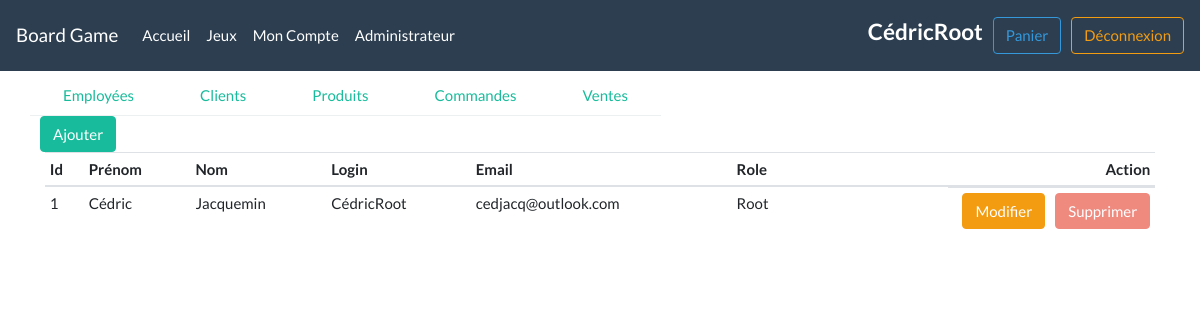
The app's page /admin?case=employee (signed in), older data.
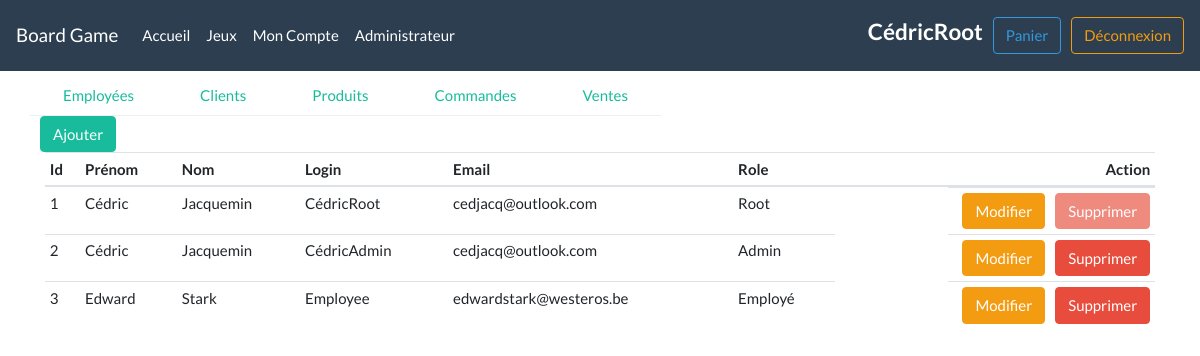
The same page, newer data.
### tables this page shows
CREATE TABLE `users`(
id INT AUTO_INCREMENT PRIMARY KEY,
firstName VARCHAR(50) NOT NULL,
lastName VARCHAR(50) NOT NULL,
login VARCHAR(50) NOT NULL UNIQUE,
passwordUser VARCHAR(100) NOT NULL,
email VARCHAR(100),
roleId INT NOT NULL DEFAULT 4,
FOREIGN KEY (roleId) REFERENCES roles (id)
);

### models/user.php (called while the page is built, shortened)
<?php
class User{
	private $id;
	private $firstName;
	private $lastName;
	private $login;
	private $email;
  private $roleId;
  public static function getAllUsers(int $role){
    $pdo = DataBase::connect();
    if($role == 1){
      $response = $pdo->query("SELECT * FROM users WHERE roleId <= 3");
      $response->setFetchMode( PDO::FETCH_CLASS, "User");
      $data = $response->fetchAll();
    }
    else if($role == 2){
      $response = $pdo->query("SELECT * FROM users WHERE roleId LIKE 4");
      $response->setFetchMode(PDO::FETCH_CLASS, "User");
      $data = $response->fetchAll();
    }
    return $data;
  }
  public static function roleConvert(int $role){
    switch($role){
      case 1:
        return 'Root';
        break;
      case 2:
        return 'Admin';
        break;
      case 3:
        return 'Employé';
        break;
    }
  }
  public function getId(){
    return $this->id;
  }
  public function getFirstName(){
    return $this->firstName;
  }
  public function getLastName(){
    return $this->lastName;
  }
	public function getLogin(){
		return $this->login;
  }
  public function getEmail(){
    return $this->email;
  }
  public function getRoleId(){
    return $this->roleId;
  }
}
?>

### views/employee.php (the view, shortened to what this page needs)
<div class="row">
  <div class="col-0">
<?php
  if($_SESSION['roleId'] <= 2){
    echo '<a href="employee?action=create"><button type="button" class="btn btn-success">Ajouter</button> </a>';
  }
  else {
    echo '<button type="button" class="btn btn-success disabled">Ajouter</button>';
  }
?>
  </div>
</div>
<table class="table table-sm">
  <thead>
    <tr>
      <th scope="col">Id</th>
      <th scope="col">Prénom</th>
      <th scope="col">Nom</th>
      <th scope="col">Login</th>
      <th scope="col">Email</th>
      <th scope="col">Role</th>
      <th scope="col" class="tr-right">Action</th>
    </tr>
  </thead>
  <tbody>
<?php
$row = FALSE;
foreach($user as $line){
  if($row == FALSE){
    echo '<tr> <td>' .
    $line->getId() . '</td> <td>' .
    $line->getFirstName() . '</td> <td>' .
    $line->getLastName() . '</td> <td>' .
    $line->getLogin() . '</td> <td>' .
    $line->getEmail() . '</td> <td>' .
    $role = User::roleConvert($line->getRoleId()) . '</td> <td class="td-right">';
    if($_SESSION['roleId'] <= 2 && $_SESSION['roleId'] <= $line->getRoleId()){
      echo '<a href="employee?action=modify&id='. $line->getId() .'"><button type="button" class="btn btn-warning"> Modifier</button></a>';
    }
    else{
      echo '<button type="button" class="btn btn-warning disabled"> Modifier</button>';
    }
    if($_SESSION['login'] != $line->getLogin() && $_SESSION['roleId'] <= $line->getRoleId() && $_SESSION['roleId'] != 3){
      echo '<a href="employee?action=delete&id='. $line->getId() .'"><button type="button" class="btn btn-danger"> Supprimer</button></a>';
    }
    else {
      echo '<button type="button" class="btn btn-danger disabled"> Supprimer</button>';
    }
    echo '</td> </tr>';
  }
  if($row == TRUE){
    echo '<tr> <td>' .
    $line->getId() . '</td> <td>' .
    $line->getFirstName() . '</td> <td>' .
    $line->getLastName() . '</td> <td>' .
    $line->getLogin() . '</td> <td>' .
    $line->getEmail() . '</td> <td>' .
    $role = User::roleConvert($line->getRoleId()) . '</td> <td class="td-right">';
    if($_SESSION['roleId'] <= 2 && $_SESSION['roleId'] <= $line->getRoleId()){
      echo '<a href="employee?action=modify&id='. $line->getId() .'"><button type="button" class="btn btn-warning"> Modifier</button></a>';
    }
    else{
      echo '<button type="button" class="btn btn-warning disabled"> Modifier</button>';
    }
    if($_SESSION['login'] != $line->getLogin() && $_SESSION['roleId'] <= $line->getRoleId() && $_SESSION['roleId'] != 3){
      echo '<a href="employee?action=delete&id='. $line->getId() .'"><button type="button" class="btn btn-danger"> Supprimer</button></a>';
    }
    else {
      echo '<button type="button" class="btn btn-danger disabled"> Supprimer</button>';
    }
    echo '</td> </tr>';
  }
  if($row == FALSE){
    $row = TRUE;
  }
  else{
    $row = FALSE;
  }
}
?>
  </tbody>
</table>

### index.php (shortened to what this page needs)
<?php
    $cutUri = '/Web/web_php_project';
    $request = str_replace($cutUri, "",$_SERVER['REQUEST_URI']);
    $uri = parse_url($request, PHP_URL_PATH);
    $split_uri = explode('/', $uri);
    $split = array_filter($split_uri);
    if(count($split) === 0 or $split[1] === 'index'){
        $controllers = 'accueil';
    }
    else{
        $controllers = $split[1];
    }
    $path = 'controllers/' . $controllers . '.php';
    if(file_exists($path)){
        require $path;
    }
    else{
        require 'controllers/error.php';
    }
?>

### layout/header.php (shortened to what this page needs)
<!DOCTYPE html>
<html lang="fr">
<head>
    <link rel="stylesheet" href="https://bootswatch.com/4/flatly/bootstrap.min.css">
    <link rel="stylesheet" href="style.css">
</head>
<body>
<nav class="navbar navbar-expand-lg navbar-dark bg-primary" id="menu">
  <a class="navbar-brand" href="accueil">Board Game</a>
  <div class="collapse navbar-collapse" id="navbarColor01">
    <ul class="navbar-nav mr-auto">
      <li class="nav-item">
        <a class="nav-link" href="accueil">Accueil</a>
      </li>
      <li class="nav-item">
        <a href="games" class="nav-link">Jeux</a>
      </li>
      <?php
        if(!empty($_SESSION['roleId'])){
          echo '<li class="nav-item">
          <a class="nav-link" href="account">Mon Compte</a>
          </li>';
        }
        if(!empty($_SESSION['roleId']) && $_SESSION['roleId'] <= 3){
          echo '<li class="nav-item">
          <a class="nav-link" href="admin">Administrateur</a>
          </li>';
        }
      ?>
    </ul>
    <?php
      if(empty($_SESSION['login'])){
        echo "<a href=\"login\"> <button type=\"button\" class=\"btn btn-outline-success\">Connexion</button> </a>";
        echo "<a href=\"inscription\"> <button type=\"button\" class=\"btn btn-outline-info\">Inscription</button> </a>";
      }
      else
      {
        echo '<h4 class="h4-log">'. $_SESSION['login'] . '</h4>';
        echo '<a href="basket">  <div class drop> <button type="button" class="btn btn-outline-info">Panier</button> </div> </a>';
        echo "<a href=\"logout\"> <button type=\"button\" class=\"btn btn-outline-warning\">Déconnexion</button> </a>";
      }
    ?>
  </div>
</nav>
  <div class="container">

### views/admin.php (shortened to what this page needs)
<?php
require 'layout/header.php';
?>
<div class="row">
  <ul class="nav nav-tabs">
    <li class="nav-item">
      <a class="nav-link" href="?case=employee">Employées</a>
    </li>
    <li class="nav-item">
      <a class="nav-link" href="?case=customer">Clients</a>
    </li>
    <li class="nav-item">
      <a class="nav-link" href="?case=product">Produits</a>
    </li>
    <li class="nav-item">
      <a class="nav-link" href="orderInfo">Commandes</a>
    </li>
    <li class="nav-item">
      <a class="nav-link" href="graph">Ventes</a>
    </li>
  </ul>
</div>

### controllers/admin.php (shortened to what this page needs)
<?php
require 'models/user.php';
require 'views/admin.php';
if(isset($_GET['case'])){
  switch ($_GET['case']) {
      case 'employee':
        $user = User::getAllUsers(1);
        require 'views/employee.php';
        break;
  }
}
require 'layout/footer.php';
?>

### layout/footer.php
    </div>
  </body>
</html>

### style.css (style rules this page uses)
.td-right { float: right; border: none; }
.tr-right { text-align: right; }
button { margin-left: 10px; }
.h4-log { font-weight: bold; color: white; }
#menu { position: fixed; width: 100%; z-index: 1; }
.container { padding-top: 75px; }

Row changes from the older to the newer data that the page shows:
added users: id "2", firstName "Cédric", lastName "Jacquemin", login "CédricAdmin", email "cedjacq@outlook.com", roleId "Admin"
added users: id "3", firstName "Edward", lastName "Stark", login "Employee", email "edwardstark@westeros.be", roleId "Employé"
